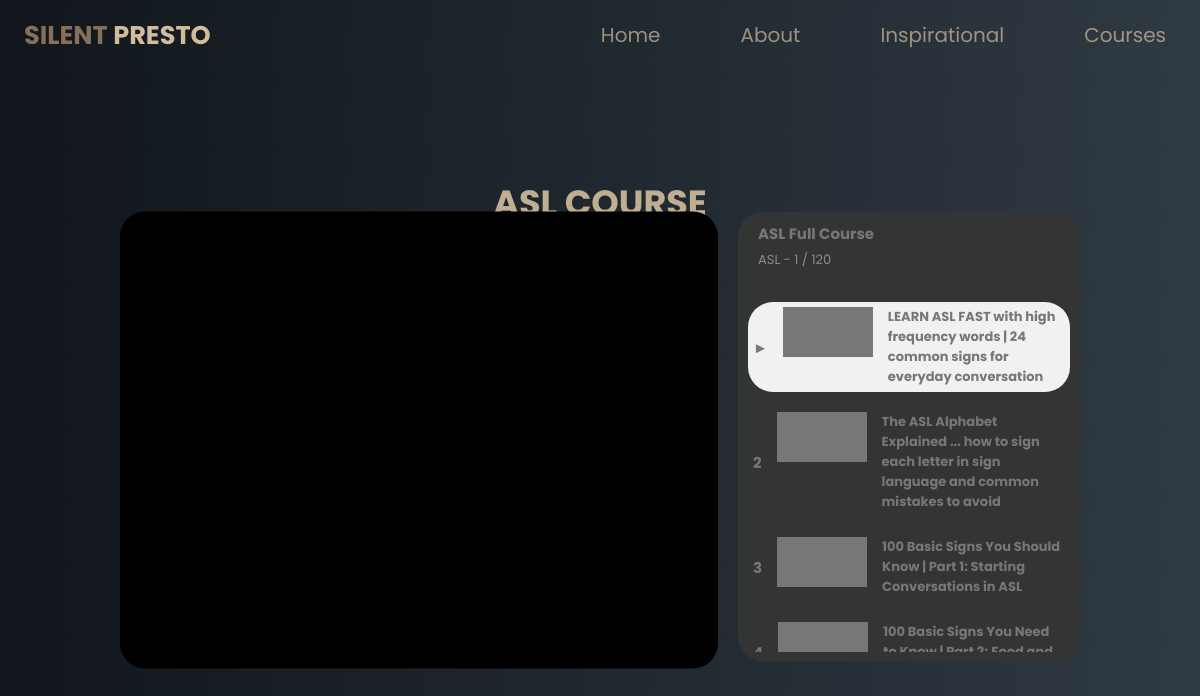
Page /course/ASL/ on the committed database.
### deaf_undead/models.py (models this page shows, shortened)
class CoursesCategories(models.Model):
    name = models.CharField(max_length=50)
    class Meta:
        verbose_name_plural = 'Courses Categories'

class AllCourses(models.Model):
    course_category     = models.ForeignKey(CoursesCategories, on_delete=models.CASCADE)
    course_name         = models.CharField(max_length=150)
    course_poster       = models.URLField()
    course_description  = models.TextField()
    course_link         = models.URLField()
    class Meta:
        verbose_name_plural = 'All Courses'

### deaf_undead/views.py (the view)
# urls.py: path("course/<str:cat_name>/"                   , CourseDetailView.as_view()            , name="course"                 ),
class CourseDetailView(TemplateView):
    template_name           = 'course.html'
    def get_context_data(self, **kwargs):
        context             = super().get_context_data(**kwargs)
        context['category'] = CoursesCategories.objects.get(name=self.kwargs['cat_name'])
        return context

### deaf_undead/templates/course.html (shortened to what this page needs)
{% extends 'base.html' %}
{% load static %}
{% block header_class_name %}c-header{% endblock header_class_name %}
{% block header_content %}
    <div class="c-container" style="margin-top:-30%">
        <p style="font-size:35px">{{category.name}} course</p>
    </div>
{% endblock header_content %}
{% block main_content %}
    <section class="courses"  id="c"  >
        <div id="playlist" style="margin-top:-80px;">
            <div id="video-dis" style="border-radius:25px">
              <iframe id="display-frame" style="border-radius:25px" src="" title="YouTube video player" frameborder="0" allow="" allowfullscreen></iframe>
            </div>
            <div id="v-list" class="video-li">
              <div id="vli-info">
                <div id="upper-info">
                  <div id="li-titles">
                    <div class="title">{{category.name}} Full Course</div>
                    <div class="sub-title">
                      <a href="" class="channel">{{category.name}}</a>
                      -
                      <span id="video-count">1 / 2</span>
                    </div>
                  </div>
                </div>
              </div>
              <div id="vli-videos" style="margin-top:-70px;">
                {% for c in category.allcourses_set.all  %}
                <div class="video-con   {% if forloop.counter.first %}active-con{% endif %}" video="{{c.course_link}}" style="margin-bottom:15px;">
                  <div class="index title" style="padding-right:10px;">0</div>
                  <div class="thumb">
                  </div>
                  <div class="v-titles" style="padding-left:10px;">
                    <div class="title" style="font-size:13px">{{c.course_name}}</div>
                  </div>
                </div>
                {% endfor %}
              </div>
            </div>
          </div>
    </section>
{% endblock main_content %}

### static/css/style.css (style rules this page uses)
* { margin: 0; padding: 0; box-sizing: border-box; font-family: 'Poppins', sans-serif; }
body { background: linear-gradient(98.22deg, #10161B 0%, #303A43 100%); }
.c-container { position: relative; width: 100%; max-width: 600px; justify-content: space-between; align-items: center; height: 100px; top: 100px; }
.c-header p { position: absolute; width: 100%; max-width: 600px; height: 100px; top: 200px; text-align: center; color:#c0ae93; font-family: 'Poppins'; font-weight: bold; font-size: 54px; text-transform: uppercase; }
.courses { position: relative; display: flex; width: 90%; top: 350px; left: 5%; justify-content: center; align-items: center; z-index: -1; }
#c { top: 450px; }
a.channel { color: inherit; text-decoration: none; }
.title { color: var(--secondary); font-size: 15px; font-weight: bold; }
.sub-title { color: var(--grey); font-size: 13px; }
#video-dis { flex: 6.5; margin-right: 20px; background: black; }
#video-dis iframe { width: 100%; height: 100%; }
.video-li { padding: var(--b-pad); border-radius: 3px; flex-direction: column; background: var(--primary); }
#vli-info { padding: 0 var(--b-pad) 0 var(--b-pad); }
#upper-info { display: flex; }
#li-titles div { padding-bottom: 5px; }
#vli-videos { flex: 7; overflow: auto; }
.video-con { display: flex; cursor: pointer; padding: var(--s-pad); column-gap: var(--s-pad); margin-bottom: var(--b-pad); }
.video-con:hover, .active-con { background: var(--active); }
.index { min-width: 15px; align-self: center; }
.thumb { width: 100px; height: 60px; background: var(--secondary); }
.v-titles { flex: 6; }

### deaf_undead/templates/course.html (style rules this page uses)
:root { --primary: #333434; --active: #f1f1f1; --secondary: #767777; --grey: #8a8b8b; --b-pad: 10px; --s-pad: 5px; --bg: rgb(50, 50, 50); }
a.channel { color: inherit; text-decoration: none; }
.title { color: var(--secondary); font-size: 15px; font-weight: bold; }
.sub-title { color: var(--grey); font-size: 13px; }
#playlist { top: 50%; left: 50%; width: 80vw; height:450px auto; display: flex; position: absolute; transform: translate(-50%, -50%); transition: all ease 0.3s; }
#video-dis { flex: 6.5; margin-right: 20px; background: black; }
#video-dis iframe { width: 100%; height:450px; }
.video-li { flex: 3.5; display: flex; padding: var(--b-pad); border-radius: 3px; flex-direction: column; background: var(--primary); height:450px; overflow:scroll; border-radius:25px; }
#vli-info { flex: 3; padding: 0 var(--b-pad) 0 var(--b-pad); }
#upper-info { display: flex; }
#li-titles { flex: 9; }
#li-titles div { padding-bottom: 5px; }
#vli-videos { flex: 7; overflow: scroll; }
.video-con { display: flex; cursor: pointer; padding: var(--s-pad); column-gap: var(--s-pad); margin-bottom: var(--b-pad); }
.video-con:hover, .active-con { background: var(--active); border-radius:25px; }
.index { min-width: 15px; align-self: center; }
.thumb { width: 90px; height: 50px; background: var(--secondary); }
.v-titles { flex: 6; }

### rows in the picture
CoursesCategories: name "ASL"
AllCourses: course_name "LEARN ASL FAST with high frequency words | 24 common signs for everyday conversation"
AllCourses: course_name "The ASL Alphabet Explained ... how to sign each letter in sign language and common mistakes to avoid"
AllCourses: course_name "100 Basic Signs You Should Know | Part 1: Starting Conversations in ASL"
AllCourses: course_name "100 Basic Signs You Need…"
